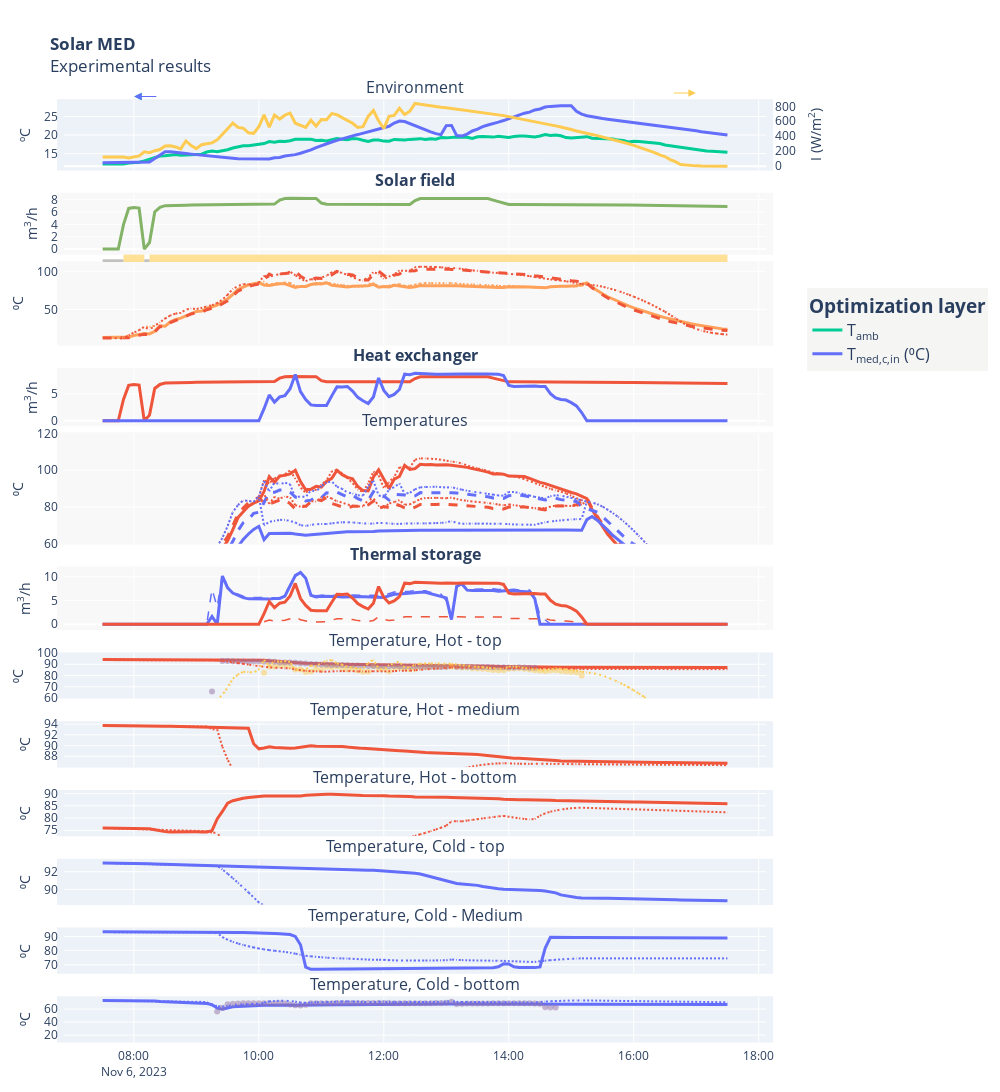

Notebook source saved alongside this figure:
### Code cell
with open(data_path/"plot_config_validation.hjson") as f:
    plot_config_val = hjson.load(f)
    
keys_to_del: list[str] = ["costs", "heat_exchanger_power", "thermal_storage_power_balance", "three_way_valve", "med_flows", "med_temperatures"]
[plot_config_val["plots"].pop(key, None) for key in keys_to_del]

fig = experimental_results_plot(
    plot_config_val,
    df,
    df_comp=df_mod,
    vars_config=vars_config,
    resample=resample_figures,
)

fig.show(
    config=generate_plotly_config(
        fig, figure_name=f'heat_gen_stge_{df.index[0].strftime("%Y%m%d")}'
    )
)
